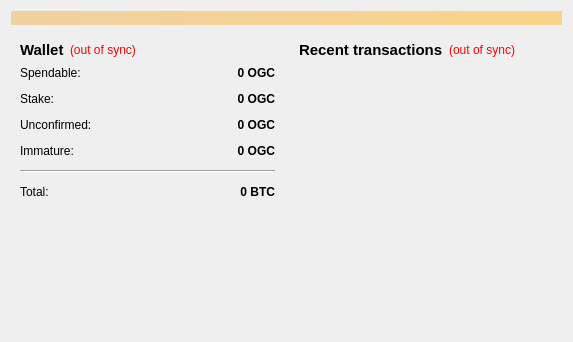
<?xml version="1.0" encoding="UTF-8"?>
<ui version="4.0">
 <class>OverviewPage</class>
 <widget class="QWidget" name="OverviewPage">
  <property name="geometry">
   <rect>
    <x>0</x>
    <y>0</y>
    <width>573</width>
    <height>342</height>
   </rect>
  </property>
  <property name="windowTitle">
   <string>Form</string>
  </property>
  <layout class="QVBoxLayout" name="topLayout">
   <item>
    <widget class="QLabel" name="labelAlerts">
     <property name="visible">
      <bool>false</bool>
     </property>
     <property name="styleSheet">
      <string notr="true">background-color: qlineargradient(x1: 0, y1: 0, x2: 1, y2: 0, stop:0 #F0D0A0, stop:1 #F8D488);  color:#000000
</string>
     </property>
     <property name="wordWrap">
      <bool>true</bool>
     </property>
     <property name="margin">
      <number>3</number>
     </property>
    </widget>
   </item>
   <item>
    <layout class="QHBoxLayout" name="horizontalLayout" stretch="1,1">
     <item>
      <layout class="QVBoxLayout" name="verticalLayout_2">
       <item>
        <widget class="QWidget" name="widget" native="true">
         <layout class="QVBoxLayout" name="verticalLayout_4">
          <item>
           <layout class="QHBoxLayout" name="horizontalLayout_4">
            <item>
             <widget class="QLabel" name="label_5">
              <property name="font">
               <font>
                <pointsize>11</pointsize>
                <weight>75</weight>
                <bold>true</bold>
               </font>
              </property>
              <property name="text">
               <string>Wallet</string>
              </property>
             </widget>
            </item>
            <item>
             <widget class="QLabel" name="labelWalletStatus">
              <property name="toolTip">
               <string>The displayed information may be out of date. Your wallet automatically synchronizes with the OGC network after a connection is established, but this process has not completed yet.</string>
              </property>
              <property name="styleSheet">
               <string notr="true">QLabel { color: red; }</string>
              </property>
              <property name="text">
               <string notr="true">(out of sync)</string>
              </property>
              <property name="alignment">
               <set>Qt::AlignLeading|Qt::AlignLeft|Qt::AlignVCenter</set>
              </property>
             </widget>
            </item>
            <item>
             <spacer name="horizontalSpacer_2">
              <property name="orientation">
               <enum>Qt::Horizontal</enum>
              </property>
              <property name="sizeHint" stdset="0">
               <size>
                <width>40</width>
                <height>20</height>
               </size>
              </property>
             </spacer>
            </item>
           </layout>
          </item>
          <item>
           <layout class="QFormLayout" name="formLayout_2">
            <property name="fieldGrowthPolicy">
             <enum>QFormLayout::AllNonFixedFieldsGrow</enum>
            </property>
            <property name="horizontalSpacing">
             <number>12</number>
            </property>
            <property name="verticalSpacing">
             <number>12</number>
            </property>
            <item row="0" column="0">
             <widget class="QLabel" name="label">
              <property name="text">
               <string>Spendable:</string>
              </property>
             </widget>
            </item>
            <item row="0" column="1">
             <widget class="QLabel" name="labelBalance">
              <property name="font">
               <font>
                <weight>75</weight>
                <bold>true</bold>
               </font>
              </property>
              <property name="cursor">
               <cursorShape>IBeamCursor</cursorShape>
              </property>
              <property name="toolTip">
               <string>Your current spendable balance</string>
              </property>
              <property name="text">
               <string notr="true">0 OGC</string>
              </property>
              <property name="alignment">
               <set>Qt::AlignRight|Qt::AlignTrailing|Qt::AlignVCenter</set>
              </property>
              <property name="textInteractionFlags">
               <set>Qt::LinksAccessibleByMouse|Qt::TextSelectableByKeyboard|Qt::TextSelectableByMouse</set>
              </property>
             </widget>
            </item>
            <item row="1" column="0">
             <widget class="QLabel" name="label_6">
              <property name="text">
               <string>Stake:</string>
              </property>
             </widget>
            </item>
            <item row="1" column="1">
             <widget class="QLabel" name="labelStake">
              <property name="font">
               <font>
                <weight>75</weight>
                <bold>true</bold>
               </font>
              </property>
              <property name="cursor">
               <cursorShape>IBeamCursor</cursorShape>
              </property>
              <property name="toolTip">
               <string>Total of coins that was staked, and do not yet count toward the current balance</string>
              </property>
              <property name="text">
               <string notr="true">0 OGC</string>
              </property>
              <property name="alignment">
               <set>Qt::AlignRight|Qt::AlignTrailing|Qt::AlignVCenter</set>
              </property>
              <property name="textInteractionFlags">
               <set>Qt::LinksAccessibleByMouse|Qt::TextSelectableByKeyboard|Qt::TextSelectableByMouse</set>
              </property>
             </widget>
            </item>
            <item row="2" column="0">
             <widget class="QLabel" name="label_3">
              <property name="text">
               <string>Unconfirmed:</string>
              </property>
             </widget>
            </item>
            <item row="2" column="1">
             <widget class="QLabel" name="labelUnconfirmed">
              <property name="font">
               <font>
                <weight>75</weight>
                <bold>true</bold>
               </font>
              </property>
              <property name="cursor">
               <cursorShape>IBeamCursor</cursorShape>
              </property>
              <property name="toolTip">
               <string>Total of transactions that have yet to be confirmed, and do not yet count toward the current balance</string>
              </property>
              <property name="text">
               <string notr="true">0 OGC</string>
              </property>
              <property name="alignment">
               <set>Qt::AlignRight|Qt::AlignTrailing|Qt::AlignVCenter</set>
              </property>
              <property name="textInteractionFlags">
               <set>Qt::LinksAccessibleByMouse|Qt::TextSelectableByKeyboard|Qt::TextSelectableByMouse</set>
              </property>
             </widget>
            </item>
            <item row="3" column="0">
             <widget class="QLabel" name="labelImmatureText">
              <property name="text">
               <string>Immature:</string>
              </property>
             </widget>
            </item>
            <item row="3" column="1">
             <widget class="QLabel" name="labelImmature">
              <property name="font">
               <font>
                <weight>75</weight>
                <bold>true</bold>
               </font>
              </property>
              <property name="toolTip">
               <string>Mined balance that has not yet matured</string>
              </property>
              <property name="text">
               <string notr="true">0 OGC</string>
              </property>
              <property name="alignment">
               <set>Qt::AlignRight|Qt::AlignTrailing|Qt::AlignVCenter</set>
              </property>
              <property name="textInteractionFlags">
               <set>Qt::LinksAccessibleByMouse|Qt::TextSelectableByKeyboard|Qt::TextSelectableByMouse</set>
              </property>
             </widget>
            </item>
            <item row="4" column="0" colspan="2">
             <widget class="Line" name="line">
              <property name="orientation">
               <enum>Qt::Horizontal</enum>
              </property>
             </widget>
            </item>
            <item row="5" column="0">
             <widget class="QLabel" name="labelTotalText">
              <property name="text">
               <string>Total:</string>
              </property>
             </widget>
            </item>
            <item row="5" column="1">
             <widget class="QLabel" name="labelTotal">
              <property name="font">
               <font>
                <weight>75</weight>
                <bold>true</bold>
               </font>
              </property>
              <property name="cursor">
               <cursorShape>IBeamCursor</cursorShape>
              </property>
              <property name="toolTip">
               <string>Your current total balance</string>
              </property>
              <property name="text">
               <string notr="true">0 BTC</string>
              </property>
              <property name="alignment">
               <set>Qt::AlignRight|Qt::AlignTrailing|Qt::AlignVCenter</set>
              </property>
              <property name="textInteractionFlags">
               <set>Qt::LinksAccessibleByMouse|Qt::TextSelectableByKeyboard|Qt::TextSelectableByMouse</set>
              </property>
             </widget>
            </item>
           </layout>
          </item>
         </layout>
        </widget>
       </item>
       <item>
        <spacer name="verticalSpacer">
         <property name="orientation">
          <enum>Qt::Vertical</enum>
         </property>
         <property name="sizeHint" stdset="0">
          <size>
           <width>20</width>
           <height>40</height>
          </size>
         </property>
        </spacer>
       </item>
      </layout>
     </item>
     <item>
      <layout class="QVBoxLayout" name="verticalLayout_3">
       <item>
        <widget class="QWidget" name="widget_2" native="true">
         <layout class="QVBoxLayout" name="verticalLayout">
          <item>
           <layout class="QHBoxLayout" name="horizontalLayout_2">
            <item>
             <widget class="QLabel" name="label_4">
              <property name="font">
               <font>
                <pointsize>11</pointsize>
                <weight>75</weight>
                <bold>true</bold>
               </font>
              </property>
              <property name="text">
               <string>&lt;b&gt;Recent transactions&lt;/b&gt;</string>
              </property>
             </widget>
            </item>
            <item>
             <widget class="QLabel" name="labelTransactionsStatus">
              <property name="toolTip">
               <string>The displayed information may be out of date. Your wallet automatically synchronizes with the OGC network after a connection is established, but this process has not completed yet.</string>
              </property>
              <property name="styleSheet">
               <string notr="true">QLabel { color: red; }</string>
              </property>
              <property name="text">
               <string notr="true">(out of sync)</string>
              </property>
              <property name="alignment">
               <set>Qt::AlignRight|Qt::AlignTrailing|Qt::AlignVCenter</set>
              </property>
             </widget>
            </item>
            <item>
             <spacer name="horizontalSpacer">
              <property name="orientation">
               <enum>Qt::Horizontal</enum>
              </property>
              <property name="sizeHint" stdset="0">
               <size>
                <width>40</width>
                <height>20</height>
               </size>
              </property>
             </spacer>
            </item>
           </layout>
          </item>
          <item>
           <widget class="QListView" name="listTransactions">
            <property name="styleSheet">
             <string notr="true">QListView { background: transparent; }</string>
            </property>
            <property name="frameShape">
             <enum>QFrame::NoFrame</enum>
            </property>
            <property name="verticalScrollBarPolicy">
             <enum>Qt::ScrollBarAlwaysOff</enum>
            </property>
            <property name="horizontalScrollBarPolicy">
             <enum>Qt::ScrollBarAlwaysOff</enum>
            </property>
            <property name="selectionMode">
             <enum>QAbstractItemView::NoSelection</enum>
            </property>
           </widget>
          </item>
         </layout>
        </widget>
       </item>
      </layout>
     </item>
    </layout>
   </item>
  </layout>
 </widget>
 <resources/>
 <connections/>
</ui>
